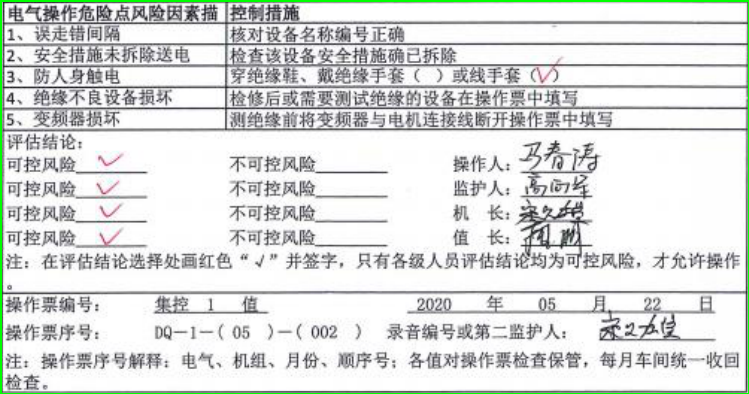
#> input picture slice/操作票/1_0.png, 749 x 394 px, found by its file name
$ python extractTable.py
#> lines starting #> are read from the running program, lines starting #| are printed output that depends on the picture; after the words box and inside, x2 and y2 are one past the last pixel; in counts of white or black regions, pixels touching at a corner belong together
import cv2
import os
import numpy as np
from imutils.perspective import four_point_transform


def FindContours(img_path):
    src_img = cv2.imread(img_path)
    #二值化
    src_img0 = cv2.cvtColor(src_img, cv2.COLOR_BGR2GRAY)
    src_img0 = cv2.GaussianBlur(src_img0,(3,3),0)
    src_img1 = cv2.bitwise_not(src_img0)
    AdaptiveThreshold = cv2.adaptiveThreshold(src_img1, 255, cv2.ADAPTIVE_THRESH_GAUSSIAN_C, cv2.THRESH_BINARY, 15, -2)

    horizontal = AdaptiveThreshold.copy()
    vertical = AdaptiveThreshold.copy()
    scale = 20

    horizontalSize = int(horizontal.shape[1]/scale)
    horizontalStructure = cv2.getStructuringElement(cv2.MORPH_RECT, (horizontalSize, 1))
    horizontal = cv2.erode(horizontal, horizontalStructure)
    horizontal = cv2.dilate(horizontal, horizontalStructure)
    row_locations = []
    # TODO
    #这样遍历会有点慢?
    for row in range(len(horizontal)):
        for col in range(len(horizontal[row])):
            if horizontal[row][col]!=0:
                print("r{},c{}".format(row,col))
                row_locations.append(row)
                break
    print(row_locations)

    cv2.imshow("horizontal", horizontal)
    cv2.waitKey(10)

    verticalsize = int(vertical.shape[1]/scale)
    verticalStructure = cv2.getStructuringElement(cv2.MORPH_RECT, (1, verticalsize))
    vertical = cv2.erode(vertical, verticalStructure, (-1, -1))
    vertical = cv2.dilate(vertical, verticalStructure, (-1, -1))
    cv2.imshow("verticalsize", vertical)
    cv2.waitKey(10)

    mask = horizontal + vertical
    cv2.imshow("mask", mask)
    cv2.waitKey(10)

    Net_img = cv2.bitwise_and(horizontal, vertical)
    cv2.imshow("Net_img", Net_img)
    cv2.waitKey(10)
    cv2.destroyAllWindows()
    contours, hierarchy = cv2.findContours(mask, cv2.RETR_TREE, cv2.CHAIN_APPROX_NONE)

    # [6 lines of commented-out code are left out]
    return src_img,Net_img,contours,row_locations

def get_Affine_Location(src_img,Net_img,contours,cutImg_name,cutImg_path):
    contours = sorted(contours, key=cv2.contourArea, reverse=True)
    for i in range(len(contours)):
        area0 = cv2.contourArea(contours[i])
        if area0<20:continue

        # =======================查找每个表的关节数====================
        epsilon = 0.1 * cv2.arcLength(contours[i], True)
        approx = cv2.approxPolyDP(contours[i], epsilon, True)  # 获取近似轮廓
        x1, y1, w1, h1 = cv2.boundingRect(approx)
        roi = Net_img[int(y1):int(y1+h1) ,int(x1):int(x1+w1)]
        roi_contours, hierarchy = cv2.findContours(roi, cv2.RETR_CCOMP, cv2.CHAIN_APPROX_SIMPLE)
        print('len(roi_contours):',len(roi_contours))
        if len(roi_contours)<4:continue

        src_img1 = cv2.rectangle(src_img, (x1, y1),(x1+w1,y1+h1), (0,255,0), 2)
        cut_img = src_img[y1:y1+h1,x1:x1+w1]
        cv2.imwrite(cutImg_path+'/'+cutImg_name+'_'+str(i)+'.png',cut_img)      # 保存截取的图片
        cv2.imshow('src_img_'+str(i),src_img1)
        cv2.waitKey(10000)
    cv2.destroyAllWindows()

    # [18 lines of commented-out code are left out]

def extractTableFrom(dicName):
    cutImg_path = './slice/' + dicName
    if not os.path.exists(cutImg_path):
        os.mkdir(cutImg_path)
    for rawImgName in os.listdir('./data/' + dicName):
        # print(rawImgName)
        input_Path = './data/' + dicName + "/" + rawImgName
        cutImg_name = input_Path.split('/')[-1][:-4]
        print(input_Path)
        print(cutImg_name)
        src_img, Net_img, contours,row_locations = FindContours(input_Path)
#> in FindContours, src_img is the input picture: shape (394, 749, 3); mean B, G, R 220.4, 222.2, 219.5
#> in FindContours, `src_img0 = cv2.GaussianBlur(src_img0,(3,3),0)`:
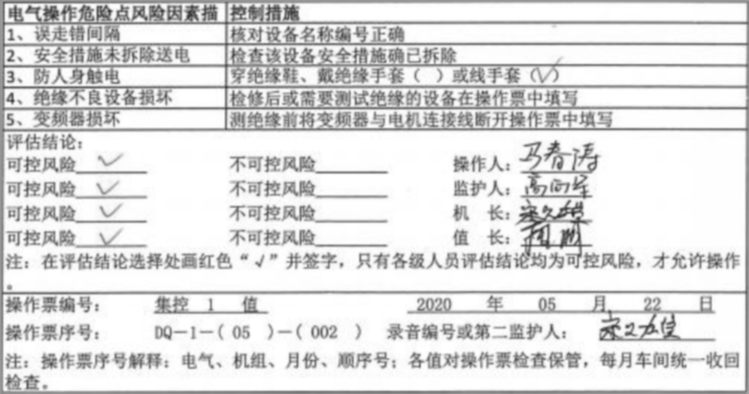
#> src_img0: shape (394, 749); min 49, max 255, mean 221.2
#> in FindContours, `src_img1 = cv2.bitwise_not(src_img0)`:
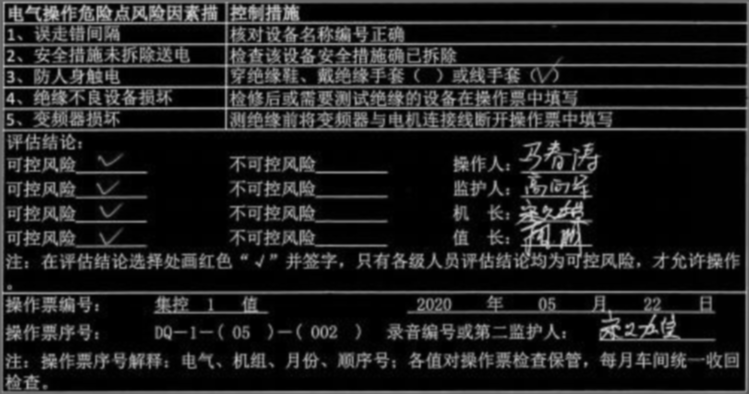
#> src_img1: shape (394, 749); min 0, max 206, mean 33.8
#> in FindContours, `AdaptiveThreshold = cv2.adaptiveThreshold(src_img1, 255, cv2.ADAPTIVE_..`:
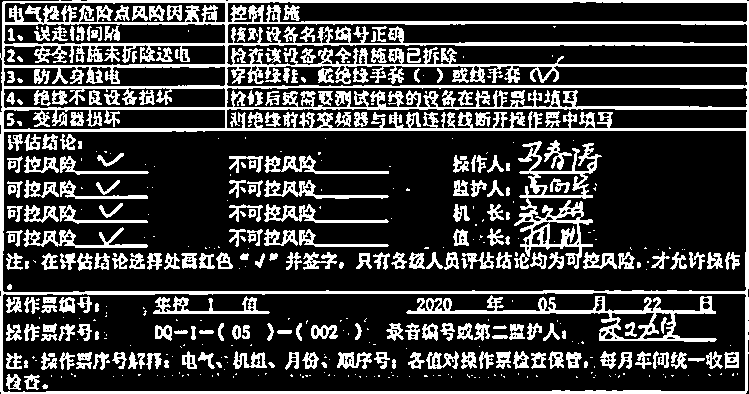
#> AdaptiveThreshold: shape (394, 749); 24.8% white; 469 white regions (222 under 20 px), largest, box (x1, y1, x2, y2) and area: (0, 0, 749, 394) 34304, (514, 141, 602, 269) 3036, (406, 295, 717, 342) 2917
#> in FindContours, `horizontal = cv2.erode(horizontal, horizontalStructure)`: horizontal: shape (394, 749); 6.6% white; 24 white regions, largest, box (x1, y1, x2, y2) and area: (19, 128, 749, 132) 2226, (19, 390, 729, 394) 2086, (19, 290, 730, 295) 2004
#> in FindContours, `horizontal = cv2.dilate(horizontal, horizontalStructure)`:
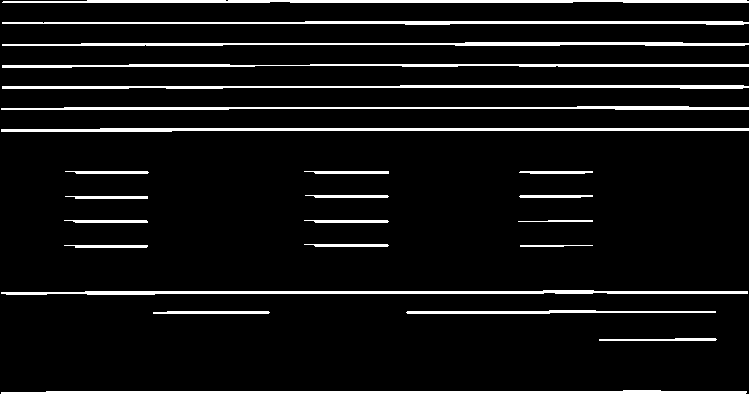
#> horizontal: shape (394, 749); 7.7% white; 24 white regions, largest, box (x1, y1, x2, y2) and area: (1, 128, 749, 132) 2316, (1, 290, 748, 295) 2292, (1, 390, 747, 394) 2230
#> the loop in FindContours, `for row in range(len(horizontal)):` made 394 passes
#| r0,c87
#| r1,c3
#| r2,c2
#| r21,c305
#| r22,c2
#| r23,c2
#| r24,c405
#| r42,c465
#> (further printed lines are left out)
#> after the loop in FindContours, `for row in range(len(horizontal)):`: row_locations = 57 values from 0 to 393
#> (printed output is left out)
#> in FindContours, `vertical = cv2.erode(vertical, verticalStructure, (-1, -1))`: vertical: shape (394, 749); 0.74% white; 3 white regions, box (x1, y1, x2, y2) and area: (0, 19, 5, 394) 1017, (745, 19, 749, 394) 930, (225, 0, 228, 113) 232
#> in FindContours, `vertical = cv2.dilate(vertical, verticalStructure, (-1, -1))`:
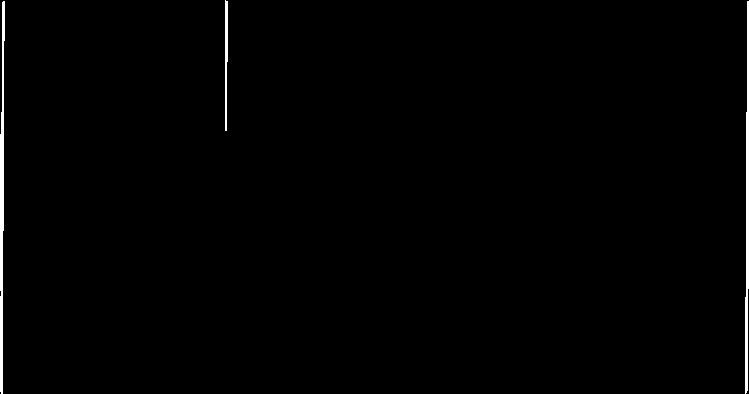
#> vertical: shape (394, 749); 0.87% white; 3 white regions, box (x1, y1, x2, y2) and area: (0, 1, 5, 394) 1197, (745, 1, 749, 394) 1056, (225, 0, 228, 131) 322
#> in FindContours, `Net_img = cv2.bitwise_and(horizontal, vertical)`:
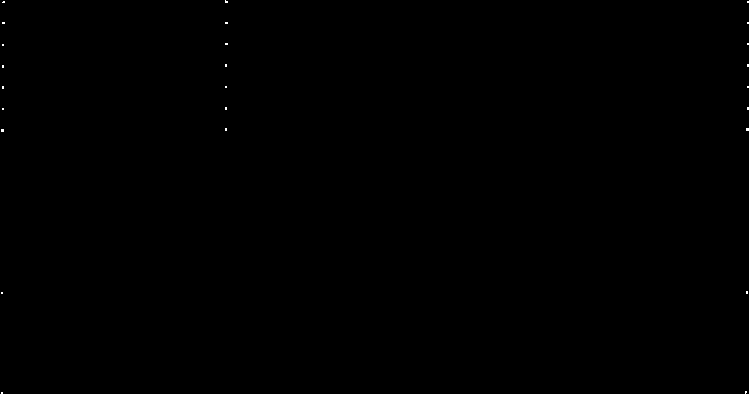
#> Net_img: shape (394, 749); 0.05% white in thin lines or dots
#> in FindContours, `contours, hierarchy = cv2.findContours(mask, cv2.RETR_TREE, cv2.CHAIN_..`: contours = 30 contours; largest, box (x1, y1, x2, y2) and area: (0, 0, 749, 394) 293518, (2, 130, 747, 293) 119544, (2, 292, 747, 393) 72737, (226, 65, 748, 87) 10284, (226, 44, 748, 66) 10276
#> row_locations = 57 values from 0 to 393
        get_Affine_Location(src_img, Net_img, contours, cutImg_name, cutImg_path)
#> the loop in get_Affine_Location, `for i in range(len(contours)):` made 30 passes
#> (area0, epsilon, approx, x1, y1, w1, h1) on passes 2, 4, 5, 6, 7, 8, 9, 11, 12, 15, 16: (119544.5, 180.9, [[3, 132], [746, 290]], 3, 132, 744, 159), (10284, 108.3, [[226, 67], [747, 85]], 226, 67, 522, 19), (10275.5, 108.2, [[226, 62], [747, 45]], 226, 45, 522, 18), (10266.5, 107.8, [[226, 127], [747, 110]], 226, 110, 522, 18), (10243, 108.1, [[226, 88], [747, 106]], 226, 88, 522, 19), (10097, 108, [[227, 24], [747, 42]], 227, 24, 521, 19), (10030, 108, [[227, 3], [747, 21]], 227, 3, 521, 19), (4419, 48.05, [[4, 3], [225, 21]], 4, 3, 222, 19), (4369.5, 48.11, [[3, 68], [225, 85]], 3, 68, 223, 18), (4312.5, 48.11, [[3, 110], [225, 127]], 3, 110, 223, 18), (498.5, 62.11, [[406, 312], [715, 311]], 406, 311, 310, 2)
#> (area0, epsilon, approx, x1, y1, w1, h1, roi_contours) on passes 1, 3, 10, 13, 14: (293518.5, 227.9, [[2, 2], [1, 393], [746, 392], [748, 1]], 1, 1, 748, 393, 25 contours, all with area under 20), (72737, 168.7, [[746, 294], [2, 391]], 2, 294, 745, 98, [[[743, 97], [744, 97]]]), (4498, 48.25, [[3, 43], [225, 24]], 3, 24, 223, 20, [[[222, 19]]]), (4345, 48.33, [[225, 45], [3, 64]], 3, 45, 223, 20, 2 contours, all with area under 20), (4316, 48.33, [[225, 88], [3, 107]], 3, 88, 223, 20, 2 contours, all with area under 20)
#| len(roi_contours): 25
#| len(roi_contours): 0
#| len(roi_contours): 1
#| len(roi_contours): 0
#| len(roi_contours): 0
#| len(roi_contours): 0
#| len(roi_contours): 0
#| len(roi_contours): 0
#> (further printed lines are left out)
#> pass 1, in get_Affine_Location, `cut_img = src_img[y1:y1+h1,x1:x1+w1]`:
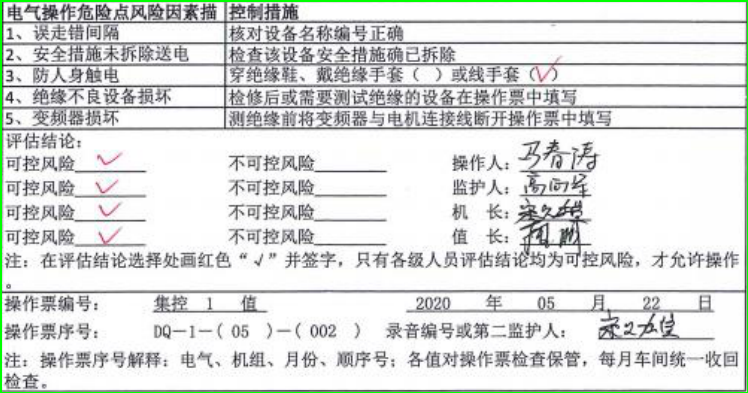
#> cut_img: shape (393, 748, 3); mean B, G, R 220.7, 222.6, 219.9

if __name__ == '__main__':
    dicName = '操作票'
    extractTableFrom(dicName)
